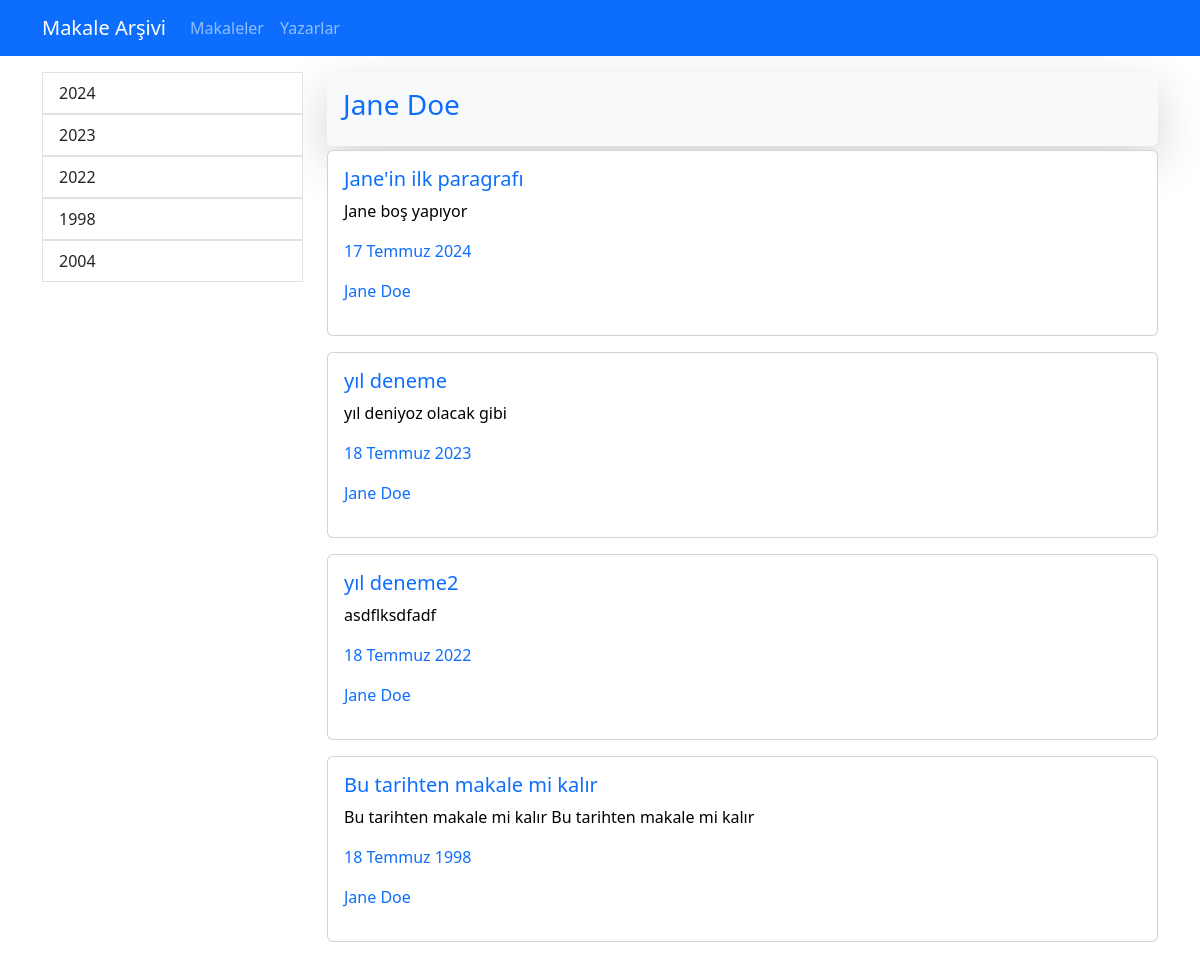
The page /reporter/jane-doe/ on the database its author committed.
### library/models.py (models this page shows, shortened)
class Reporter(models.Model):
    full_name = models.CharField(max_length= 80)
    slug = models.SlugField(blank=True, unique=True, db_index=True, editable = False)
    def __str__(self):
        return self.full_name

class Article(models.Model):
    pub_date = models.DateField()
    headline = models.CharField(max_length=200)
    content = models.TextField()
    reporter = models.ForeignKey(Reporter, on_delete=models.CASCADE)
    slug = models.SlugField(blank=True, unique=True, db_index=True, editable = False)

### library/views.py (the view)
# urls.py: path("reporter/<str:slug>/", views.reporter_detail, name="reporter_detail"),
def reporter_detail(request, slug):
    reporter = Reporter.objects.get(slug = slug)
    context = {"reporter" : reporter, "articles": Article.objects.all(), "years":getyears}
    return render(request, "libraries/reporterdetail.html", context)

### library/views.py (called while the page is built)
def getyears():
    years = []
    for article in Article.objects.all():
        if article.pub_date.year not in years:
            years.append(article.pub_date.year)
    return years

### library/templates/libraries/reporterdetail.html (shortened to what this page needs)
    {% extends "base.html" %}
    {% load static%}
    {% block content %}
    <div class="container mt-3">
        <div class="row">
                {% include 'partials/_sidebar.html' %}
            <div class="col-9">
                <div class="shadow-lg p-3 mb-1 bg-body-tertiary rounded"> <h3 class="text-xxl-start  text-primary"> {{reporter.full_name}} </h3> </div>
                {% for article in articles%}
                    {% if article.reporter == reporter  %}
                        {% include 'libraries/partials/_card.html'%}
                    {% endif %}
                {% endfor %}
        </div>
    </div>
    {% endblock %}

### library/templates/libraries/partials/_card.html
<div class="card w-100 mb-3">
  <a href = {% url 'article_detail' article.slug %} style="text-decoration:none; color:black;">
    <div class="card-body">
      <h5 class="card-title text-primary">
         {{article.headline}}
      </h5>
      <p class="card-text"> {{article.content}} </p>
      <p class="text-primary", style="padding-left:max;"> {{article.pub_date}} </p>
      <p class="text-primary", style="padding-left:max;"> {{article.reporter}} </p>
    </div>
  </a>
  </div>

### rows shown on the page
Reporter: full_name "Jane Doe"
Article: headline "Jane'in ilk paragrafı", content "Jane boş yapıyor", pub_date "17 Temmuz 2024", reporter "Jane Doe"
Article: headline "yıl deneme", content "yıl deniyoz olacak gibi", pub_date "18 Temmuz 2023", reporter "Jane Doe"
Article: headline "yıl deneme2", content "asdflksdfadf", pub_date "18 Temmuz 2022", reporter "Jane Doe"
Article: headline "Bu tarihten makale mi kalır", content "Bu tarihten makale mi kalır Bu tarihten makale mi kalır", pub_date "18 Temmuz 1998", reporter "Jane Doe"

### other values the page prints
{{ year }} "2024" "2023" "2022" "1998" "2004"
